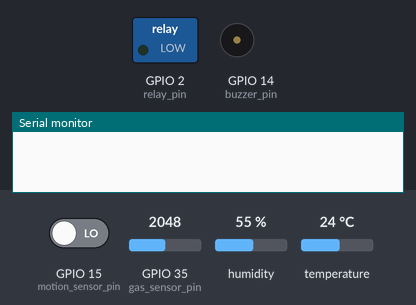
Recording of a sketch running on a simulated ESP32. On the bench: switched loads named in the sketch (green lamp = pin HIGH), buzzer (waves = sounding), the last lines printed to the serial monitor. Wiring (from diagram.json): IR receiver: data GPIO 4. Inputs (shaded band) come from the test bench; at power-on: GPIO 35 (gas_sensor_pin) = 2048, GPIO 15 (motion_sensor_pin) LOW, humidity 55 %, temperature 24 °C. WiFi joins after 1.5 s; servers stay silent unless stated.

Above: at 3.0 s.
3.1 s: GPIO 35 (gas_sensor_pin) set to 3749
5.3 s: GPIO 35 (gas_sensor_pin) set to 3873
At 5.96 s:
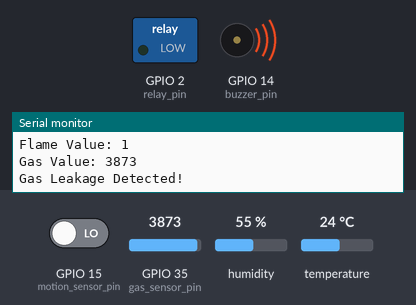
At 7.2 s:
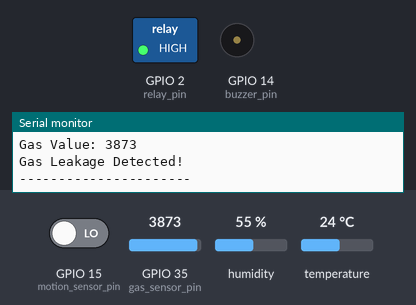
11.3 s: GPIO 15 (motion_sensor_pin) driven HIGH
At 14.1 s:
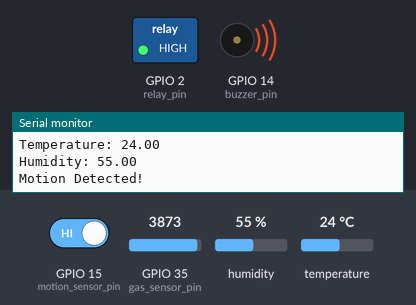
Timing chart, 0 to 21.3 s (numbered marks = the images above; inputs shaded):
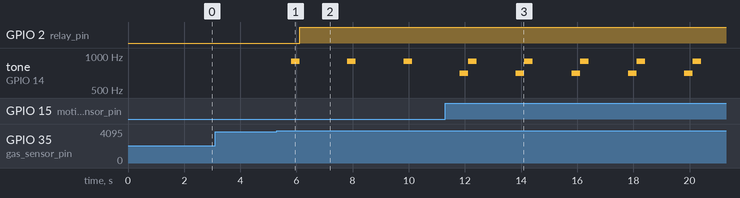

Measured:
- the behaviour switches between 3800 and 3801 on GPIO 35 (gas_sensor_pin) (found by bisection; images 0 and 1)
- after the input at 5.3 s, GPIO 2 (relay_pin): LOW → HIGH after 0.82 s; tone on GPIO 14 (buzzer_pin): alternates 900 Hz for 0.30 s and silent for 1.7 s, starting after 0.52 s

The sketch:

Source_code.ino
```cpp
#define BLYNK_TEMPLATE_ID "TMPL3pUAKR8hh"
#define BLYNK_TEMPLATE_NAME "Smart Home Security System"
#define BLYNK_AUTH_TOKEN "qsdIqEvbnAR0ttwHmGXCxDbbpHI5TYqU"

#define BLYNK_PRINT Serial

#include <WiFi.h>
#include <WiFiClient.h>
#include <BlynkSimpleEsp32.h>
#include <DHTesp.h>

char ssid[] = "Wokwi-GUEST";
char pass[] = "";

#define DHTPIN 27

const int motion_sensor_pin = 15;
const int flame_sensor_pin = 4;
const int gas_sensor_pin = 35;
const int relay_pin = 2;
const int buzzer_pin = 14;

DHTesp dht;
BlynkTimer timer;

void sendSensorData() {

  bool danger = false;

  // =====================
  // DHT22 SENSOR
  // =====================

  TempAndHumidity data = dht.getTempAndHumidity();

  Blynk.virtualWrite(V0, data.temperature);
  Blynk.virtualWrite(V1, data.humidity);

  Serial.print("Temperature: ");
  Serial.println(data.temperature);

  Serial.print("Humidity: ");
  Serial.println(data.humidity);

  if (data.temperature > 50) {

    danger = true;

    Serial.println("Over Temperature Detected!");

    Blynk.logEvent(
      "warning_message",
      "Over Temperature Detected!"
    );

    tone(buzzer_pin, 1000);
    delay(300);
    noTone(buzzer_pin);
  }

  // =====================
  // PIR MOTION SENSOR
  // =====================

  int motion = digitalRead(motion_sensor_pin);

  Blynk.virtualWrite(V3, motion);

  if (motion == HIGH) {

    danger = true;

    Serial.println("Motion Detected!");

    Blynk.logEvent(
      "warning_message",
      "Motion Detected!"
    );

    tone(buzzer_pin, 700);
    delay(300);
    noTone(buzzer_pin);
  }

  // =====================
// FLAME SENSOR
// =====================

int flame = digitalRead(flame_sensor_pin);

Serial.print("Flame Value: ");
Serial.println(flame);

// LED ON only when fire detected
Blynk.virtualWrite(V5, flame == LOW);

if (flame == LOW) {

  danger = true;

  Serial.println("Fire Detected!");

  Blynk.logEvent(
    "warning_message",
    "Fire Detected!"
  );

  tone(buzzer_pin, 1200);
  delay(300);
  noTone(buzzer_pin);
}

  // =====================
  // MQ2 GAS SENSOR
  // =====================

  int gasValue = analogRead(gas_sensor_pin);

  Blynk.virtualWrite(V2, gasValue);

  Serial.print("Gas Value: ");
  Serial.println(gasValue);

  if (gasValue > 3800) {

    danger = true;

    Serial.println("Gas Leakage Detected!");

    Blynk.logEvent(
      "warning_message",
      "Gas Leakage Detected!"
    );

    tone(buzzer_pin, 900);
    delay(300);
    noTone(buzzer_pin);
  }

  // =====================
  // RELAY CONTROL
  // =====================

  if (danger) {

    digitalWrite(relay_pin, HIGH);
    Blynk.virtualWrite(V4, 1);

  } else {

    digitalWrite(relay_pin, LOW);
    Blynk.virtualWrite(V4, 0);
  }

  Serial.println("----------------------");
}

void setup() {

  Serial.begin(115200);

  pinMode(motion_sensor_pin, INPUT);
  pinMode(flame_sensor_pin, INPUT_PULLUP);
  pinMode(relay_pin, OUTPUT);
  pinMode(buzzer_pin, OUTPUT);

  digitalWrite(relay_pin, LOW);

  dht.setup(DHTPIN, DHTesp::DHT22);

  Blynk.begin(
    BLYNK_AUTH_TOKEN,
    ssid,
    pass
  );

  timer.setInterval(
    2000L,
    sendSensorData
  );
}

void loop() {

  Blynk.run();
  timer.run();
}
```
